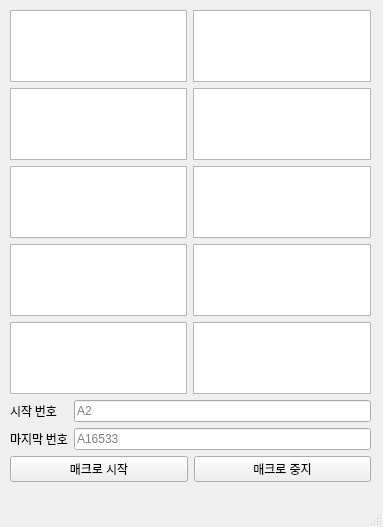
<?xml version="1.0" encoding="UTF-8"?>
<ui version="4.0">
 <class>DomecallCrawling</class>
 <widget class="QMainWindow" name="DomecallCrawling">
  <property name="geometry">
   <rect>
    <x>0</x>
    <y>0</y>
    <width>383</width>
    <height>527</height>
   </rect>
  </property>
  <property name="minimumSize">
   <size>
    <width>383</width>
    <height>436</height>
   </size>
  </property>
  <property name="windowTitle">
   <string>MainWindow</string>
  </property>
  <widget class="QWidget" name="centralwidget">
   <property name="enabled">
    <bool>true</bool>
   </property>
   <widget class="QWidget" name="verticalLayoutWidget_3">
    <property name="geometry">
     <rect>
      <x>10</x>
      <y>10</y>
      <width>361</width>
      <height>472</height>
     </rect>
    </property>
    <layout class="QVBoxLayout" name="sub_layout">
     <item>
      <layout class="QGridLayout" name="gridLayout_2">
       <item row="1" column="0">
        <widget class="QTextBrowser" name="textBrowser_3"/>
       </item>
       <item row="1" column="1">
        <widget class="QTextBrowser" name="textBrowser_4"/>
       </item>
       <item row="3" column="0">
        <widget class="QTextBrowser" name="textBrowser_7"/>
       </item>
       <item row="2" column="0">
        <widget class="QTextBrowser" name="textBrowser_5"/>
       </item>
       <item row="0" column="1">
        <widget class="QTextBrowser" name="textBrowser_2"/>
       </item>
       <item row="2" column="1">
        <widget class="QTextBrowser" name="textBrowser_6"/>
       </item>
       <item row="0" column="0">
        <widget class="QTextBrowser" name="textBrowser_1"/>
       </item>
       <item row="3" column="1">
        <widget class="QTextBrowser" name="textBrowser_8"/>
       </item>
       <item row="4" column="1">
        <widget class="QTextBrowser" name="textBrowser_10"/>
       </item>
       <item row="4" column="0">
        <widget class="QTextBrowser" name="textBrowser_9"/>
       </item>
      </layout>
     </item>
     <item>
      <layout class="QHBoxLayout" name="select_layout">
       <item>
        <layout class="QGridLayout" name="set_grid_layout">
         <item row="0" column="0">
          <layout class="QGridLayout" name="gridLayout">
           <item row="0" column="1">
            <widget class="QLineEdit" name="lineEdit_groupcode">
             <property name="maximumSize">
              <size>
               <width>16777213</width>
               <height>16777215</height>
              </size>
             </property>
             <property name="placeholderText">
              <string>A2</string>
             </property>
            </widget>
           </item>
           <item row="1" column="0">
            <widget class="QLabel" name="pw_label_2">
             <property name="font">
              <font>
               <family>Nanum Gothic</family>
              </font>
             </property>
             <property name="text">
              <string>&lt;html&gt;&lt;head/&gt;&lt;body&gt;&lt;p&gt;마지막 번호&lt;/p&gt;&lt;/body&gt;&lt;/html&gt;</string>
             </property>
             <property name="textFormat">
              <enum>Qt::AutoText</enum>
             </property>
            </widget>
           </item>
           <item row="1" column="1">
            <widget class="QLineEdit" name="lineEdit_datecode">
             <property name="echoMode">
              <enum>QLineEdit::Normal</enum>
             </property>
             <property name="placeholderText">
              <string>A16533</string>
             </property>
            </widget>
           </item>
           <item row="0" column="0">
            <widget class="QLabel" name="id_label_2">
             <property name="font">
              <font>
               <family>Nanum Gothic</family>
              </font>
             </property>
             <property name="text">
              <string>&lt;html&gt;&lt;head/&gt;&lt;body&gt;&lt;p&gt;시작 번호&lt;/p&gt;&lt;/body&gt;&lt;/html&gt;</string>
             </property>
             <property name="textFormat">
              <enum>Qt::AutoText</enum>
             </property>
            </widget>
           </item>
          </layout>
         </item>
        </layout>
       </item>
       <item>
        <layout class="QVBoxLayout" name="radio_layout"/>
       </item>
      </layout>
     </item>
     <item>
      <layout class="QHBoxLayout" name="star_stop_layout">
       <item>
        <widget class="QPushButton" name="MacroStart_bt">
         <property name="text">
          <string>매크로 시작</string>
         </property>
        </widget>
       </item>
       <item>
        <widget class="QPushButton" name="MacroSop_bt">
         <property name="text">
          <string>매크로 중지</string>
         </property>
        </widget>
       </item>
      </layout>
     </item>
    </layout>
   </widget>
  </widget>
  <widget class="QMenuBar" name="menubar">
   <property name="geometry">
    <rect>
     <x>0</x>
     <y>0</y>
     <width>383</width>
     <height>21</height>
    </rect>
   </property>
  </widget>
  <widget class="QStatusBar" name="statusbar"/>
 </widget>
 <tabstops>
  <tabstop>lineEdit_groupcode</tabstop>
  <tabstop>lineEdit_datecode</tabstop>
  <tabstop>MacroStart_bt</tabstop>
  <tabstop>MacroSop_bt</tabstop>
 </tabstops>
 <resources/>
 <connections>
  <connection>
   <sender>MacroStart_bt</sender>
   <signal>clicked()</signal>
   <receiver>DomecallCrawling</receiver>
   <slot>start()</slot>
   <hints>
    <hint type="sourcelabel">
     <x>77</x>
     <y>310</y>
    </hint>
    <hint type="destinationlabel">
     <x>89</x>
     <y>229</y>
    </hint>
   </hints>
  </connection>
  <connection>
   <sender>MacroSop_bt</sender>
   <signal>clicked()</signal>
   <receiver>DomecallCrawling</receiver>
   <slot>stop()</slot>
   <hints>
    <hint type="sourcelabel">
     <x>368</x>
     <y>310</y>
    </hint>
    <hint type="destinationlabel">
     <x>279</x>
     <y>225</y>
    </hint>
   </hints>
  </connection>
 </connections>
 <slots>
  <slot>login()</slot>
  <slot>start()</slot>
  <slot>stop()</slot>
  <slot>code()</slot>
  <slot>nocode()</slot>
 </slots>
</ui>
